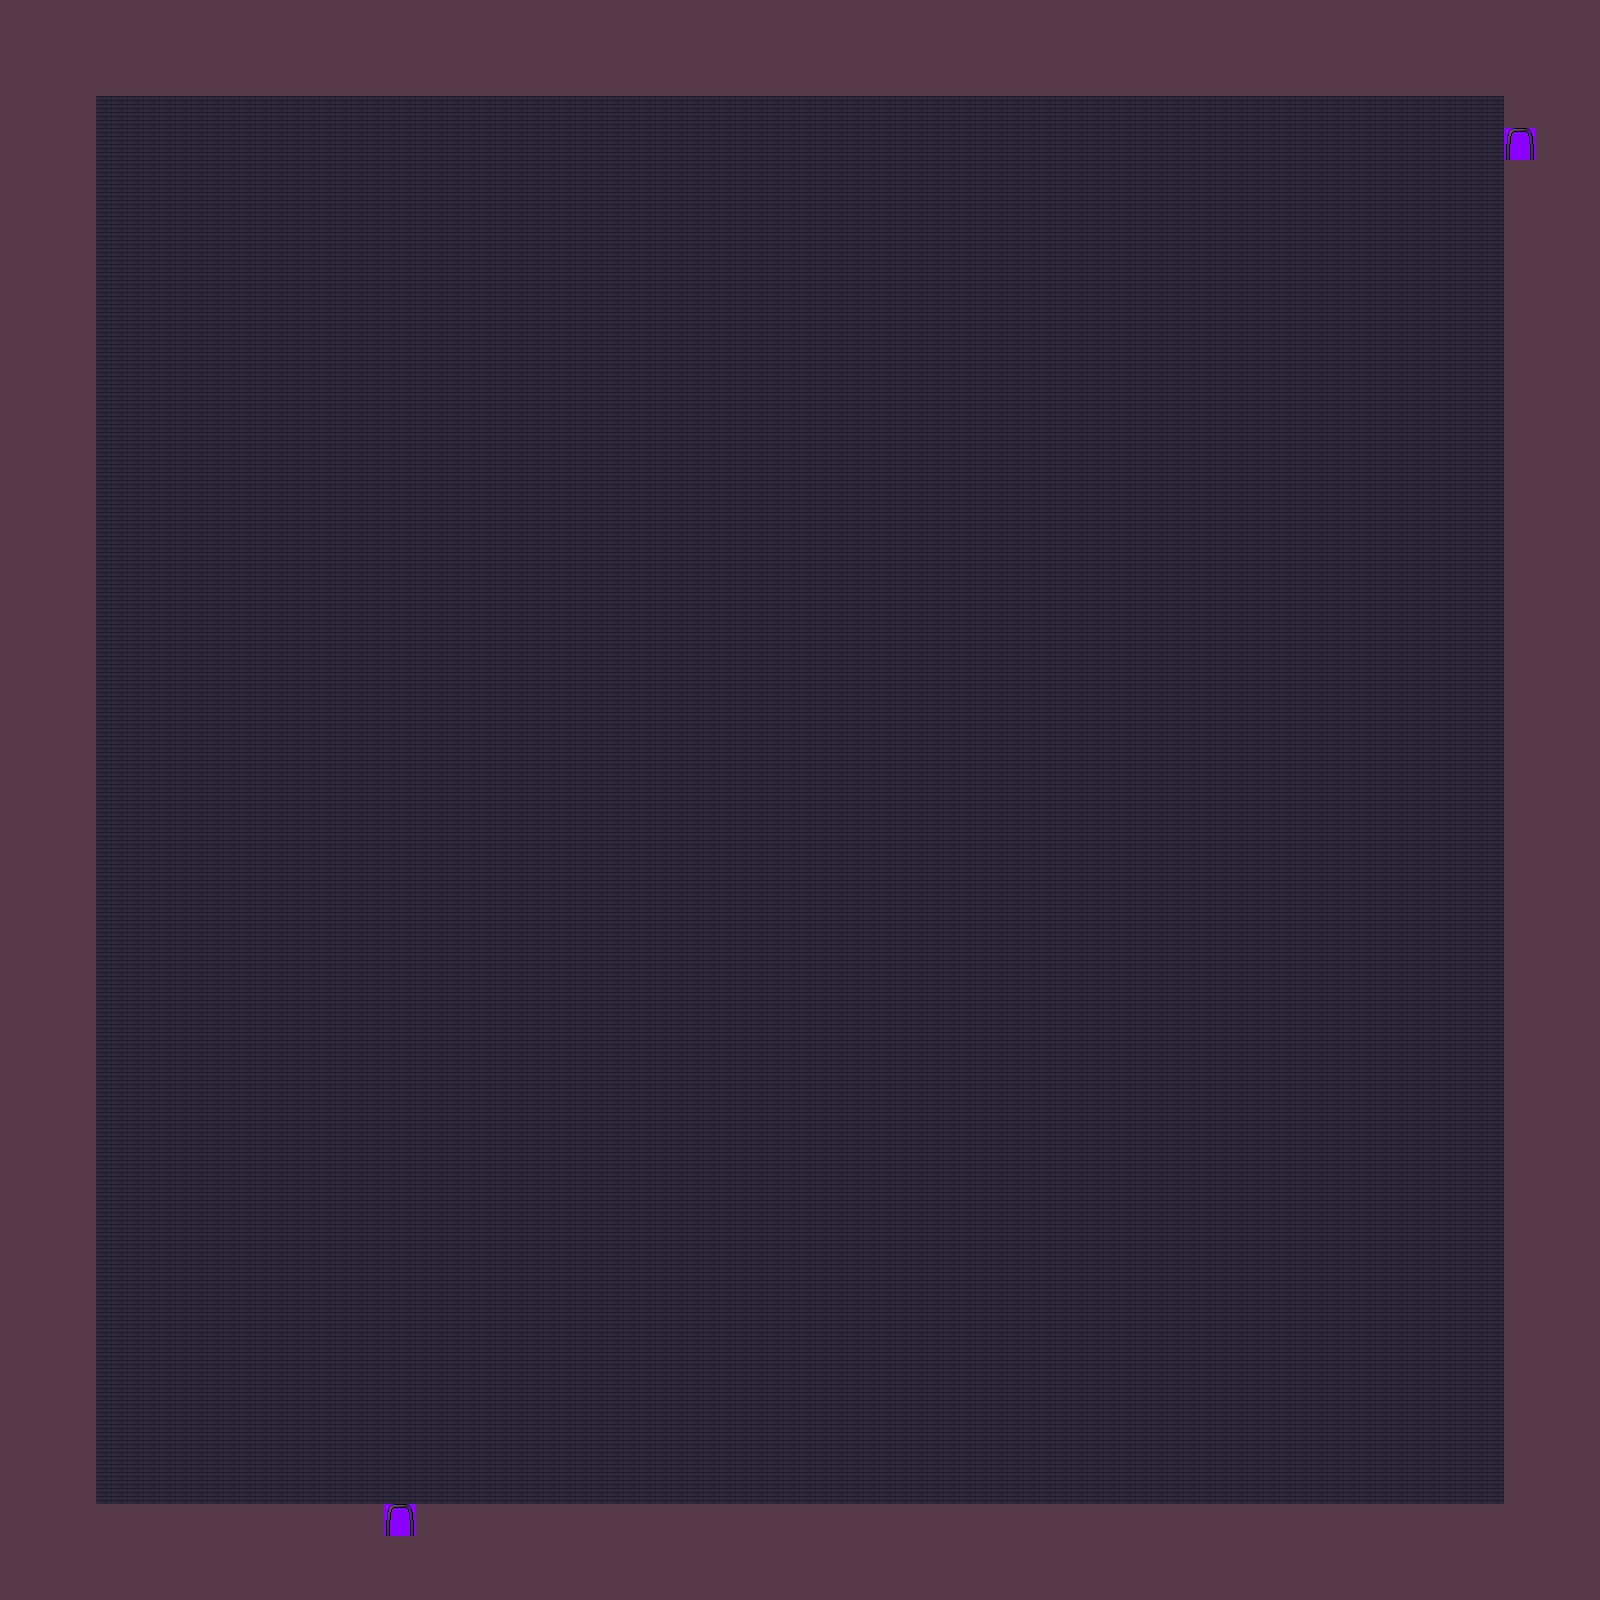

A 2D game scene composited from a Tiled map and its tileset images. What follows is a short description and the map's XML, with each tile layer's data collapsed to a summary:
An orthogonal 50x50 tile map with 32x32 px tiles, 2 tile layers (background, foreground).

<map version="1.10" tiledversion="1.10.2" orientation="orthogonal" renderorder="left-down" width="50" height="50" tilewidth="32" tileheight="32" infinite="0" nextlayerid="3" nextobjectid="1">
 <tileset firstgid="1" source="../tilesets/city_tileset.tsx" />
 <layer id="1" name="background" width="50" height="50">
  <data>[2500 cells, 2500 non-empty, 4 distinct tile ids]</data>
 </layer>
 <layer id="2" name="foreground" width="50" height="50">
  <data>[2500 cells, 2 non-empty, 1 distinct tile ids]</data>
 </layer>
</map>
